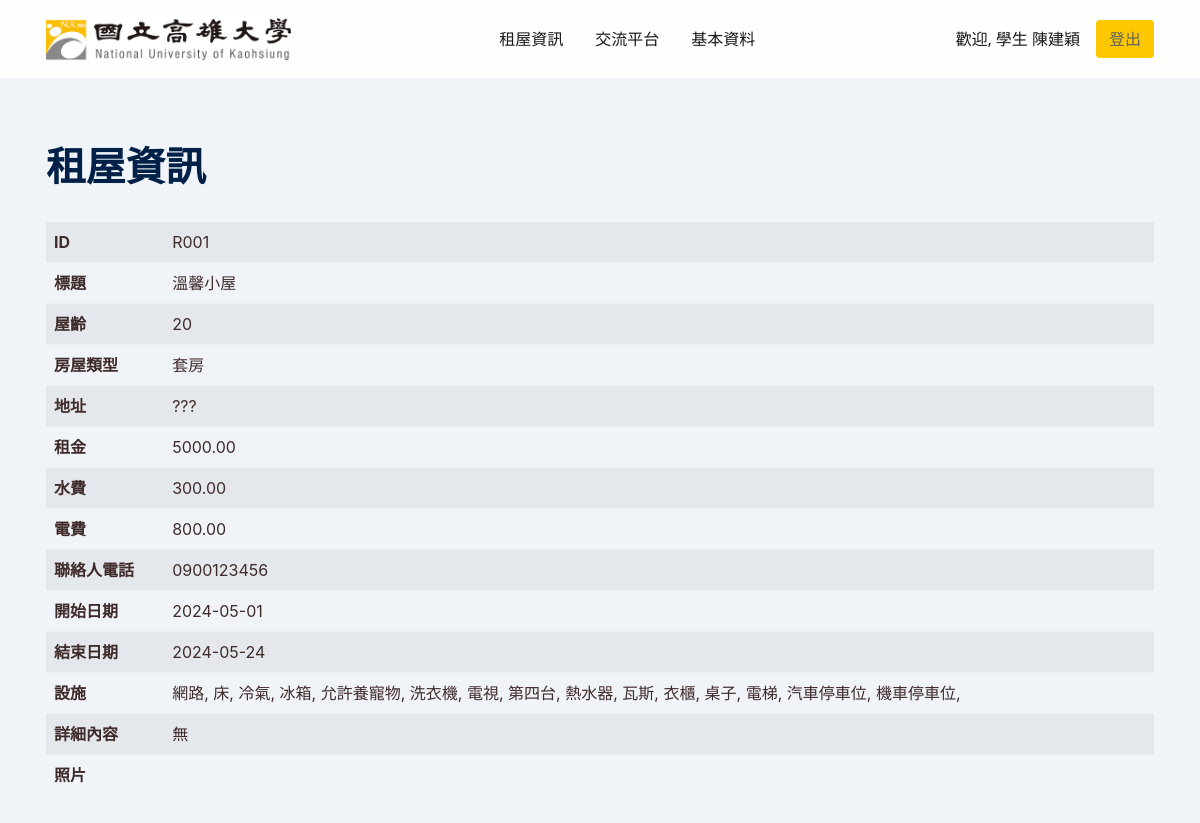
/sams/RS/a1105543/RS/rental_detail.php?info_id=R001 (signed in), run on the app's committed database.
### tables this page shows
CREATE TABLE `rentalinformation` (
  `InformationID` varchar(255) NOT NULL,
  `RentTitle` varchar(255) NOT NULL,
  `Username` varchar(255) NOT NULL,
  `Age` int(11) DEFAULT NULL,
  `Type` varchar(50) DEFAULT NULL,
  `Address` varchar(100) NOT NULL,
  `Rent` decimal(10,2) NOT NULL,
  `WaterFee` decimal(10,2) DEFAULT NULL,
  `ElectricityFee` decimal(10,2) DEFAULT NULL,
  `ContactPerson` varchar(50) NOT NULL,
  `Photo` varchar(200) DEFAULT NULL,
  `StartDate` date NOT NULL,
  `EndDate` date DEFAULT NULL,
  `Internet` tinyint(1) DEFAULT NULL,
  `Bed` tinyint(1) DEFAULT NULL,
  `AirConditioner` tinyint(1) DEFAULT NULL,
  `Refrigerator` tinyint(1) DEFAULT NULL,
  `PetAllowed` tinyint(1) DEFAULT NULL,
  `WashingMachine` tinyint(1) DEFAULT NULL,
  `TV` tinyint(1) DEFAULT NULL,
  `CableTV` tinyint(1) DEFAULT NULL,
  `WaterHeater` tinyint(1) DEFAULT NULL,
  `Gas` tinyint(1) DEFAULT NULL,
  `Wardrobe` tinyint(1) DEFAULT NULL,
  `Desk` tinyint(1) DEFAULT NULL,
  `Elevator` tinyint(1) DEFAULT NULL,
  `CarParkingSpace` tinyint(1) DEFAULT NULL,
  `MotorbikeParkingSpace` tinyint(1) DEFAULT NULL,
  `Detail` text DEFAULT NULL,
  `Review` varchar(255) NOT NULL
);

### sams/RS/a1105543/RS/rental_detail.php (the view, shortened to what this page needs)
<!DOCTYPE html>
<html lang="en-US" dir="ltr">
<head>
    <link href="static/css/theme.min.css" rel="stylesheet">
</head>
<body>
    <main class="main" id="top">
        <nav class="navbar navbar-expand-lg navbar-light sticky-top py-3 d-block" data-navbar-on-scroll="data-navbar-on-scroll">
            <div class="container">
              <a class="navbar-brand" href="../../../VAS_student/HouseInfoManage.php"><img src="static/picture/nuk.png" height="45" alt="logo"></a>
                <div class="collapse navbar-collapse border-top border-lg-0 mt-4 mt-lg-0" id="navbarSupportedContent">
                    <ul class="navbar-nav ms-auto pt-2 pt-lg-0 font-base">
                        <li class="nav-item px-2">
                          <a class="nav-link" aria-current="page" href="rental_info.php">租屋資訊</a>
                        </li>
                        <li class="nav-item px-2"><a class="nav-link" aria-current="page"
                                href="forum.php">交流平台</a></li>
                        <li class="nav-item px-2">
                            <a class="nav-link" aria-current="page" href="view_user_pro.php?">
                                基本資料
                            </a>
                        </li>
                    </ul>
                    <ul class="navbar-nav ms-auto">
                        <li class="nav-item">
                            <a class="nav-link" href="#">歡迎, <?php echo htmlspecialchars($_SESSION['permissionLevel']); ?> <?php echo htmlspecialchars($_SESSION['name']); ?></a>
                        </li>
                    </ul>
                    <div id="userStatus" class="ms-lg-2">
                        <a class="btn btn-primary" href="logout.php" role="button">登出</a>
                    </div>
                </div>
            </div>
    </nav>
    <section class="pt-6 bg-600" id="home">
            <div class="container">
                <h1 style="display: block" class="fw-bold font-sans-serif">租屋資訊</h1>
                <br>
                <table class="table caption-top table-striped">
                    <tbody>
                        <?php
                        require 'connect.php';
                        $info_id = $_GET['info_id'];
                            $stmt = $conn->prepare("SELECT * FROM rentalinformation WHERE InformationID = ?");
                            $stmt->bind_param("s", $info_id);
                            $stmt->execute();
                            $result = $stmt->get_result();
                            if ($result->num_rows > 0) {
                                while ($row = $result->fetch_assoc()) {
                                    echo "<tr><th>ID</th><td>" . $row["InformationID"] . "</td></tr>";
                                    echo "<tr><th>標題</th><td>" . $row["RentTitle"] . "</td></tr>";
                                    echo "<tr><th>屋齡</th><td>" . $row["Age"] . "</td></tr>";
                                    echo "<tr><th>房屋類型</th><td>" . $row["Type"] . "</td></tr>";
                                    echo "<tr><th>地址</th><td>" . $row["Address"] . "</td></tr>";
                                    echo "<tr><th>租金</th><td>" . $row["Rent"] . "</td></tr>";
                                    echo "<tr><th>水費</th><td>" . $row["WaterFee"] . "</td></tr>";
                                    echo "<tr><th>電費</th><td>" . $row["ElectricityFee"] . "</td></tr>";
                                    echo "<tr><th>聯絡人電話</th><td>" . $row["ContactPerson"] . "</td></tr>";
                                    echo "<tr><th>開始日期</th><td>" . $row["StartDate"] . "</td></tr>";
                                    echo "<tr><th>結束日期</th><td>" . $row["EndDate"] . "</td></tr>";
                                    echo "<tr><th>設施</th><td>";
                                    echo $row["Internet"] ? "網路, " : "";
                                    echo $row["Bed"] ? "床, " : "";
                                    echo $row["AirConditioner"] ? "冷氣, " : "";
                                    echo $row["Refrigerator"] ? "冰箱, " : "";
                                    echo $row["PetAllowed"] ? "允許養寵物, " : "";
                                    echo $row["WashingMachine"] ? "洗衣機, " : "";
                                    echo $row["TV"] ? "電視, " : "";
                                    echo $row["CableTV"] ? "第四台, " : "";
                                    echo $row["WaterHeater"] ? "熱水器, " : "";
                                    echo $row["Gas"] ? "瓦斯, " : "";
                                    echo $row["Wardrobe"] ? "衣櫃, " : "";
                                    echo $row["Desk"] ? "桌子, " : "";
                                    echo $row["Elevator"] ? "電梯, " : "";
                                    echo $row["CarParkingSpace"] ? "汽車停車位, " : "";
                                    echo $row["MotorbikeParkingSpace"] ? "機車停車位, " : "";
                                    echo "<tr><th>詳細內容</th><td>" . $row["Detail"] . "</td></tr>";
                                    echo "</td></tr>";
                                }
                                echo "<tr><th>照片</th><td>";
                                echo "</td></tr>";
                            } else {
                                echo "<p>未找到 ID 為 $info_id 的租屋資訊。</p>";
                            }
                        ?>
                    </tbody>
                </table>
            </div>
        </section>
    </main>
    <link href="static/css/css2.css" rel="stylesheet">
</body>
</html>

### data on the page
rentalinformation: InformationID "R001", RentTitle "溫馨小屋", Age "20", Type "套房", Address "???", Rent "5000.00", WaterFee "300.00", ElectricityFee "800.00", ContactPerson "0900123456", StartDate "2024-05-01", EndDate "2024-05-24", Internet "網路,", Bed "床,", AirConditioner "冷氣,", Refrigerator "冰箱,", PetAllowed "允許養寵物,", WashingMachine "洗衣機,", TV "電視,", CableTV "第四台,", WaterHeater "熱水器,", Gas "瓦斯,", Wardrobe "衣櫃,", Desk "桌子,", Elevator "電梯,", CarParkingSpace "汽車停車位,", MotorbikeParkingSpace "機車停車位,", Detail "無"

### other printed values
$_SESSION['permissionLevel'] "學生"
$_SESSION['name'] "陳建穎"
